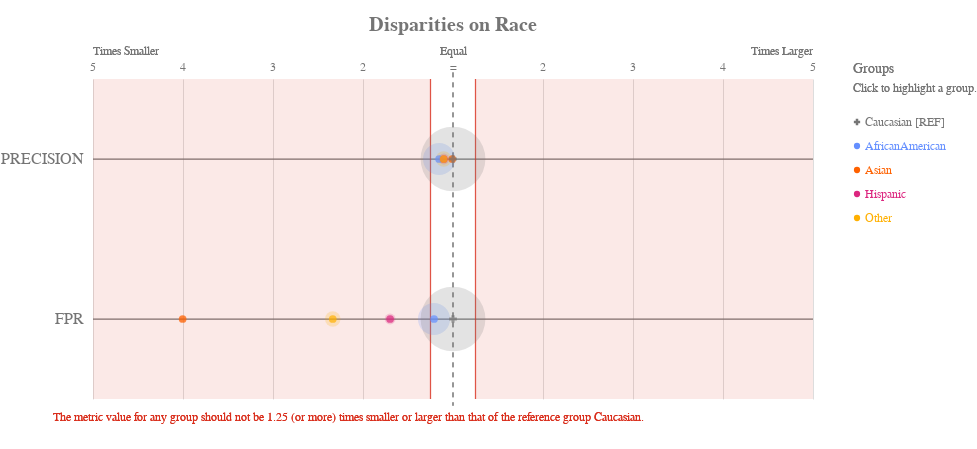

The notebook cell this image was saved under:
### Code cell
ap.disparity(bdf, metrics, 'race', fairness_threshold = disparity_tolerance)

### Figure 1 — Vega-Lite specification as saved in the notebook (floating-point values rounded to 4 significant figures)
{"config": {"view": {"continuousWidth": 400, "continuousHeight": 300, "strokeWidth": 0}, "axisLeft": {"labelColor": "rgb(117,117,117)", "labelFont": "Arial", "labelFontSize": 16}, "title": {"align": "center", "baseline": "middle", "color": "rgb(117,117,117)", "font": "Arial", "fontSize": 20, "fontWeight": "bold"}}, "layer": [{"data": {"name": "data-3a763ddb21c9fd26ded5bffca2ce7085"}, "mark": {"type": "rule", "stroke": "rgb(117,117,117)", "strokeWidth": 1.25, "tooltip": ""}, "encoding": {"x": {"type": "quantitative", "field": "x", "scale": {"domain": [-4, 4], "range": [40.0, 760.0]}}, "x2": {"field": "x2"}, "y": {"type": "nominal", "axis": {"domain": false, "labelAngle": 0, "labelPadding": -30, "orient": "left", "ticks": false, "title": ""}, "field": "metric", "scale": {"domain": ["PRECISION", "FPR"], "range": [40.0, 360.0]}}}}, {"data": {"name": "data-79dd248bdaa0ea02c535240e8ad022c8"}, "mark": {"type": "rule", "stroke": "rgb(117,117,117)", "strokeDash": [5, 5], "strokeWidth": 1}, "encoding": {"tooltip": {"value": "Caucasian [REF]"}, "x": {"value": 400.0}, "y": {"value": 33.33}, "y2": {"value": 366.7}}}, {"data": {"name": "data-91715fc5993a5f84065017610b00531e"}, "mark": {"type": "text", "align": "center", "color": "rgb(117,117,117)", "font": "Arial", "fontSize": 12, "fontWeight": "normal", "tooltip": ""}, "encoding": {"text": {"type": "nominal", "field": "label"}, "x": {"type": "quantitative", "field": "value", "scale": {"domain": [-4, 4], "range": [40.0, 760.0]}}, "y": {"value": 28.0}}}, {"layer": [{"mark": {"type": "text", "align": "left", "fill": "rgb(117,117,117)", "font": "Arial", "fontSize": 12, "fontWeight": "normal", "tooltip": ""}, "encoding": {"text": {"value": "Times Smaller"}, "x": {"value": 40.0}, "y": {"value": 12.0}}}, {"mark": {"type": "text", "align": "right", "fill": "rgb(117,117,117)", "font": "Arial", "fontSize": 12, "fontWeight": "normal", "tooltip": ""}, "encoding": {"text": {"value": "Times Larger"}, "x": {"value": 760.0}, "y": {"value": 12.0}}}, {"mark": {"type": "text", "align": "center", "fill": "rgb(117,117,117)", "font": "Arial", "fontSize": 12, "fontWeight": "normal", "tooltip": ""}, "encoding": {"text": {"value": "Equal"}, "x": {"value": 400.0}, "y": {"value": 12.0}}}], "data": {"name": "data-79dd248bdaa0ea02c535240e8ad022c8"}}, {"layer": [{"mark": {"type": "rule", "opacity": 0.8, "stroke": "rgb(217, 46, 28)", "strokeWidth": 1.25, "tooltip": ""}, "encoding": {"x": {"type": "quantitative", "field": "min", "scale": {"domain": [-4, 4], "range": [40.0, 760.0]}}, "y": {"value": 40.0}, "y2": {"value": 360.0}}}, {"mark": {"type": "rule", "opacity": 0.8, "stroke": "rgb(217, 46, 28)", "strokeWidth": 1.25, "tooltip": ""}, "encoding": {"x": {"type": "quantitative", "field": "max", "scale": {"domain": [-4, 4], "range": [40.0, 760.0]}}, "y": {"value": 40.0}, "y2": {"value": 360.0}}}, {"layer": [{"mark": {"type": "rect", "fill": "rgb(217, 46, 28)", "opacity": 0.1, "tooltip": ""}, "encoding": {"x": {"type": "quantitative", "field": "min", "scale": {"domain": [-4, 4], "range": [40.0, 760.0]}}, "x2": {"field": "lower_end"}, "y": {"value": 40.0}, "y2": {"value": 360.0}}}, {"mark": {"type": "rect", "fill": "rgb(217, 46, 28)", "opacity": 0.1, "tooltip": ""}, "encoding": {"x": {"type": "quantitative", "field": "max", "scale": {"domain": [-4, 4], "range": [40.0, 760.0]}}, "x2": {"field": "upper_end"}, "y": {"value": 40.0}, "y2": {"value": 360.0}}}]}, {"data": {"name": "data-79dd248bdaa0ea02c535240e8ad022c8"}, "mark": {"type": "text", "align": "left", "baseline": "top", "fill": "rgb(217, 46, 28)", "font": "Arial", "fontSize": 12, "fontWeight": "normal", "tooltip": ""}, "encoding": {"text": {"value": "The metric value for any group should not be 1.25 (or more) times smaller or larger than that of the reference group Caucasian."}, "x": {"value": 0}, "y": {"value": 373.3}}}], "data": {"name": "data-9178346794b9080aea7fb0f1cee7308f"}}, {"layer": [{"mark": "circle"}, {"data": {"name": "data-0bd3944122278db52c497e33bb31b60a"}, "mark": {"type": "circle", "opacity": 0.2}, "encoding": {"color": {"condition": {"type": "nominal", "field": "attribute_value", "legend": null, "scale": {"domain": ["Caucasian", "AfricanAmerican", "Asian", "Hispanic", "Other"], "range": ["rgb(117,117,117)", "rgb(100, 143, 255)", "rgb(254, 97, 0)", "rgb(220, 38, 127)", "rgb(255, 176, 0)", "rgb(120, 94, 240)"]}, "selection": "selector013"}, "value": "rgb(224,224,224)"}, "size": {"type": "quantitative", "field": "group_size", "legend": null, "scale": {"domain": [0, 12800.0], "range": [0, 5027.0]}}, "tooltip": [{"type": "nominal", "field": "attribute_value", "title": "Group"}, {"type": "nominal", "field": "tooltip_group_size", "title": "Group Size"}, {"type": "nominal", "field": "tooltip_disparity_explanation_precision", "title": "Disparity"}, {"type": "quantitative", "field": "precision", "format": ".2f", "title": "PRECISION"}], "x": {"type": "quantitative", "axis": {"domain": false, "labels": false, "ticks": false, "title": null, "values": [1, 2, 3, 4, -4, -3, -2, -1]}, "field": "precision_disparity_scaled", "scale": {"domain": [-4, 4], "range": [40.0, 760.0]}}, "y": {"type": "nominal", "axis": {"domain": false, "grid": false, "labels": false, "ticks": false, "title": " "}, "field": "metric_variable", "scale": {"domain": ["PRECISION", "FPR"], "range": [40.0, 360.0]}}}, "selection": {"selector015": {"type": "multi", "empty": "all", "fields": ["attribute_value"]}}, "transform": [{"calculate": "'PRECISION'", "as": "metric_variable"}]}, {"data": {"name": "data-0bd3944122278db52c497e33bb31b60a"}, "mark": {"type": "circle", "opacity": 0.2}, "encoding": {"color": {"condition": {"type": "nominal", "field": "attribute_value", "legend": null, "scale": {"domain": ["Caucasian", "AfricanAmerican", "Asian", "Hispanic", "Other"], "range": ["rgb(117,117,117)", "rgb(100, 143, 255)", "rgb(254, 97, 0)", "rgb(220, 38, 127)", "rgb(255, 176, 0)", "rgb(120, 94, 240)"]}, "selection": "selector013"}, "value": "rgb(224,224,224)"}, "size": {"type": "quantitative", "field": "group_size", "legend": null, "scale": {"domain": [0, 12800.0], "range": [0, 5027.0]}}, "tooltip": [{"type": "nominal", "field": "attribute_value", "title": "Group"}, {"type": "nominal", "field": "tooltip_group_size", "title": "Group Size"}, {"type": "nominal", "field": "tooltip_disparity_explanation_fpr", "title": "Disparity"}, {"type": "quantitative", "field": "fpr", "format": ".2f", "title": "FPR"}], "x": {"type": "quantitative", "axis": {"domain": false, "labels": false, "ticks": false, "title": null, "values": [1, 2, 3, 4, -4, -3, -2, -1]}, "field": "fpr_disparity_scaled", "scale": {"domain": [-4, 4], "range": [40.0, 760.0]}}, "y": {"type": "nominal", "axis": {"domain": false, "grid": false, "labels": false, "ticks": false, "title": " "}, "field": "metric_variable", "scale": {"domain": ["PRECISION", "FPR"], "range": [40.0, 360.0]}}}, "selection": {"selector017": {"type": "multi", "empty": "all", "fields": ["attribute_value"]}}, "transform": [{"calculate": "'FPR'", "as": "metric_variable"}]}, {"layer": [{"mark": "point"}, {"data": {"name": "data-0bd3944122278db52c497e33bb31b60a"}, "mark": {"type": "point", "filled": true, "size": 60}, "encoding": {"color": {"condition": {"type": "nominal", "field": "attribute_value", "legend": null, "scale": {"domain": ["Caucasian", "AfricanAmerican", "Asian", "Hispanic", "Other"], "range": ["rgb(117,117,117)", "rgb(100, 143, 255)", "rgb(254, 97, 0)", "rgb(220, 38, 127)", "rgb(255, 176, 0)", "rgb(120, 94, 240)"]}, "selection": "selector013"}, "value": "rgb(224,224,224)"}, "shape": {"type": "nominal", "field": "attribute_value", "legend": null, "scale": {"domain": ["Caucasian", "AfricanAmerican", "Asian", "Hispanic", "Other"], "range": ["cross", "circle", "circle", "circle", "circle"]}}, "tooltip": [{"type": "nominal", "field": "attribute_value", "title": "Group"}, {"type": "nominal", "field": "tooltip_group_size", "title": "Group Size"}, {"type": "nominal", "field": "tooltip_disparity_explanation_precision", "title": "Disparity"}, {"type": "quantitative", "field": "precision", "format": ".2f", "title": "PRECISION"}], "x": {"type": "quantitative", "axis": {"domain": false, "labels": false, "ticks": false, "title": null, "values": [1, 2, 3, 4, -4, -3, -2, -1]}, "field": "precision_disparity_scaled", "scale": {"domain": [-4, 4], "range": [40.0, 760.0]}}, "y": {"type": "nominal", "axis": {"domain": false, "grid": false, "labels": false, "ticks": false, "title": " "}, "field": "metric_variable", "scale": {"domain": ["PRECISION", "FPR"], "range": [40.0, 360.0]}}}, "selection": {"selector014": {"type": "multi", "empty": "all", "fields": ["attribute_value"]}}, "transform": [{"calculate": "'PRECISION'", "as": "metric_variable"}]}, {"data": {"name": "data-0bd3944122278db52c497e33bb31b60a"}, "mark": {"type": "point", "filled": true, "size": 60}, "encoding": {"color": {"condition": {"type": "nominal", "field": "attribute_value", "legend": null, "scale": {"domain": ["Caucasian", "AfricanAmerican", "Asian", "Hispanic", "Other"], "range": ["rgb(117,117,117)", "rgb(100, 143, 255)", "rgb(254, 97, 0)", "rgb(220, 38, 127)", "rgb(255, 176, 0)", "rgb(120, 94, 240)"]}, "selection": "selector013"}, "value": "rgb(224,224,224)"}, "shape": {"type": "nominal", "field": "attribute_value", "legend": null, "scale": {"domain": ["Caucasian", "AfricanAmerican", "Asian", "Hispanic", "Other"], "range": ["cross", "circle", "circle", "circle", "circle"]}}, "tooltip": [{"type": "nominal", "field": "attribute_value", "title": "Group"}, {"type": "nominal", "field": "tooltip_group_size", "title": "Group Size"}, {"type": "nominal", "field": "tooltip_disparity_explanation_fpr", "title": "Disparity"}, {"type": "quantitative", "field": "fpr", "format": ".2f", "title": "FPR"}], "x": {"type": "quantitative", "axis": {"domain": false, "labels": false, "ticks": false, "title": null, "values": [1, 2, 3, 4, -4, -3, -2, -1]}, "field": "fpr_disparity_scaled", "scale": {"domain": [-4, 4], "range": [40.0, 760.0]}}, "y": {"type": "nominal", "axis": {"domain": false, "grid": false, "labels": false, "ticks": false, "title": " "}, "field": "metric_variable", "scale": {"domain": ["PRECISION", "FPR"], "range": [40.0, 360.0]}}}, "selection": {"selector016": {"type": "multi", "empty": "all", "fields": ["attribute_value"]}}, "transform": [{"calculate": "'FPR'", "as": "metric_variable"}]}]}]}, {"layer": [{"mark": {"type": "point", "filled": true, "opacity": 1, "size": 39.48}, "encoding": {"color": {"condition": {"type": "nominal", "field": "attribute_value", "legend": null, "scale": {"domain": ["Caucasian", "AfricanAmerican", "Asian", "Hispanic", "Other"], "range": ["rgb(117,117,117)", "rgb(100, 143, 255)", "rgb(254, 97, 0)", "rgb(220, 38, 127)", "rgb(255, 176, 0)", "rgb(120, 94, 240)"]}, "selection": "selector013"}, "value": "rgb(224,224,224)"}, "shape": {"type": "nominal", "field": "attribute_value", "legend": null, "scale": {"domain": ["Caucasian", "AfricanAmerican", "Asian", "Hispanic", "Other"], "range": ["cross", "circle", "circle", "circle", "circle"]}}, "x": {"value": 804}, "y": {"type": "nominal", "axis": {"domain": false, "grid": false, "labels": false, "ticks": false, "title": " "}, "field": "attribute_value", "scale": {"domain": ["Caucasian", "AfricanAmerican", "Asian", "Hispanic", "Other"], "range": [71, 191]}}}, "selection": {"selector013": {"type": "multi", "empty": "all", "fields": ["attribute_value"]}}}, {"mark": {"type": "text", "align": "left", "baseline": "middle", "font": "Arial", "fontSize": 12, "fontWeight": "normal"}, "encoding": {"color": {"condition": {"type": "nominal", "field": "attribute_value", "legend": null, "scale": {"domain": ["Caucasian", "AfricanAmerican", "Asian", "Hispanic", "Other"], "range": ["rgb(117,117,117)", "rgb(100, 143, 255)", "rgb(254, 97, 0)", "rgb(220, 38, 127)", "rgb(255, 176, 0)", "rgb(120, 94, 240)"]}, "selection": "selector013"}, "value": "rgb(224,224,224)"}, "text": {"type": "nominal", "field": "label"}, "x": {"value": 812}, "y": {"type": "nominal", "axis": {"domain": false, "grid": false, "labels": false, "ticks": false, "title": " "}, "field": "attribute_value", "scale": {"domain": ["Caucasian", "AfricanAmerican", "Asian", "Hispanic", "Other"], "range": [71, 191]}}}, "selection": {"selector018": {"type": "multi", "empty": "all", "fields": ["attribute_value"]}}}, {"data": {"name": "data-79dd248bdaa0ea02c535240e8ad022c8"}, "mark": {"type": "text", "align": "left", "baseline": "middle", "color": "rgb(117,117,117)", "font": "Arial", "fontSize": 12, "fontWeight": "normal"}, "encoding": {"text": {"value": "Click to highlight a group."}, "x": {"value": 800}, "y": {"value": 49}}}, {"data": {"name": "data-79dd248bdaa0ea02c535240e8ad022c8"}, "mark": {"type": "text", "align": "left", "baseline": "middle", "color": "rgb(117,117,117)", "font": "Arial", "fontSize": 14, "fontWeight": "normal"}, "encoding": {"text": {"value": "Groups"}, "x": {"value": 800}, "y": {"value": 30}}}], "data": {"name": "data-e0ce865dce3b022802165f6a41a5be05"}}], "height": 400, "padding": {"top": 15, "bottom": 10}, "resolve": {"scale": {"size": "independent", "y": "independent"}}, "title": "Disparities on Race", "width": 800, "$schema": "https://vega.github.io/schema/vega-lite/v4.8.1.json", "datasets": {"data-3a763ddb21c9fd26ded5bffca2ce7085": [{"metric": "PRECISION", "x": -4, "x2": 4}, {"metric": "FPR", "x": -4, "x2": 4}], "data-79dd248bdaa0ea02c535240e8ad022c8": [{"a": 1, "b": 0}, {"a": 1, "b": 0}], "data-91715fc5993a5f84065017610b00531e": [{"value": 1, "label": 2}, {"value": 2, "label": 3}, {"value": 3, "label": 4}, {"value": 4, "label": 5}, {"value": -4, "label": 5}, {"value": -3, "label": 4}, {"value": -2, "label": 3}, {"value": -1, "label": 2}, {"value": 0, "label": "="}], "data-9178346794b9080aea7fb0f1cee7308f": [{"min": -0.25, "max": 0.25, "lower_end": -4, "upper_end": 4}], "data-0bd3944122278db52c497e33bb31b60a": [{"attribute_name": "race", "attribute_value": "AfricanAmerican", "group_size": 2623, "total_entities": 14304, "precision": 0.4989, "fpr": 0.1481, "precision_disparity": 0.8663, "fpr_disparity": 0.8258, "precision_disparity_scaled": -0.1544, "fpr_disparity_scaled": -0.2109, "tooltip_group_size": "2,623 (18.34%)", "tooltip_disparity_explanation_precision": "1.15 times smaller PRECISION than the reference group", "tooltip_disparity_explanation_fpr": "1.21 times smaller FPR than the reference group"}, {"attribute_name": "race", "attribute_value": "Asian", "group_size": 97, "total_entities": 14304, "precision": 0.5714, "fpr": 0.04478, "precision_disparity": 0.9921, "fpr_disparity": 0.2498, "precision_disparity_scaled": -0.007916, "fpr_disparity_scaled": -3.004, "tooltip_group_size": "97 (0.68%)", "tooltip_disparity_explanation_precision": "1.01 times smaller PRECISION than the reference group", "tooltip_disparity_explanation_fpr": "4.00 times smaller FPR than the reference group"}, {"attribute_name": "race", "attribute_value": "Caucasian", "group_size": 10669, "total_entities": 14304, "precision": 0.576, "fpr": 0.1793, "precision_disparity": 1.0, "fpr_disparity": 1.0, "precision_disparity_scaled": 0.0, "fpr_disparity_scaled": 0.0, "tooltip_group_size": "10,669 (74.59%)", "tooltip_disparity_explanation_precision": "Reference group", "tooltip_disparity_explanation_fpr": "Reference group"}, {"attribute_name": "race", "attribute_value": "Hispanic", "group_size": 302, "total_entities": 14304, "precision": 0.5227, "fpr": 0.1055, "precision_disparity": 0.9076, "fpr_disparity": 0.5886, "precision_disparity_scaled": -0.1018, "fpr_disparity_scaled": -0.6989, "tooltip_group_size": "302 (2.11%)", "tooltip_disparity_explanation_precision": "1.10 times smaller PRECISION than the reference group", "tooltip_disparity_explanation_fpr": "1.70 times smaller FPR than the reference group"}, {"attribute_name": "race", "attribute_value": "Other", "group_size": 613, "total_entities": 14304, "precision": 0.5217, "fpr": 0.07674, "precision_disparity": 0.9059, "fpr_disparity": 0.4281, "precision_disparity_scaled": -0.1039, "fpr_disparity_scaled": -1.336, "tooltip_group_size": "613 (4.29%)", "tooltip_disparity_explanation_precision": "1.10 times smaller PRECISION than the reference group", "tooltip_disparity_explanation_fpr": "2.34 times smaller FPR than the reference group"}], "data-e0ce865dce3b022802165f6a41a5be05": [{"attribute_value": "Caucasian", "label": "Caucasian [REF]"}, {"attribute_value": "AfricanAmerican", "label": "AfricanAmerican"}, {"attribute_value": "Asian", "label": "Asian"}, {"attribute_value": "Hispanic", "label": "Hispanic"}, {"attribute_value": "Other", "label": "Other"}]}}
